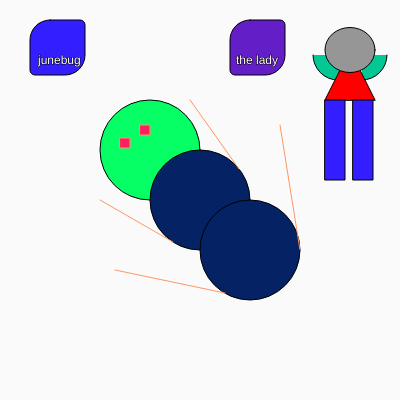
Frame 1 (no input)
Frame 60 (no input): identical to frame 1, image omitted
Frame 120 (the mouse pressed at the canvas centre since frame 60): identical to frame 1, image omitted

The p5.js sketch that drew this single still picture (run headless with seeded random() and noise() and a simulated clock; from frame 60 on, the mouse is pressed at the canvas centre):

// p5.js sketch
// ── sketch.js
function setup () {
  createCanvas(400, 400);
}

function draw () {
  background(250);
  
  // Head
  fill(5,255,100);
  ellipse(150,150,100,100);

  
  //Body
  fill(5,35,100);
  ellipse(200,200,100,100);
  ellipse(250,250,100,100);

  //Legs
  stroke(255,150,100);
  line (173,242,100,200);
  line (225,293,115,270);
  line (239,169,190,100);
  line (300,250,280,125);
  
  //Eyes
  fill(255,30,100);
  rect(120,138,10,10);
  rect(140,125,10,10);
  
  //Arms2
  stroke(0);
  fill(3, 200, 150);
  arc(362, 55, 50, 50, 0, HALF_PI);
  arc(338, 55, 50, 50, 0, PI);
  
  //Body2
  fill(255,0,0);
  triangle(325, 100, 350, 50, 375, 100);
  
  //Head2
  fill(150);
  ellipse(350,50,50,45);
  
  //Legs2
  fill(50,30,255);
  rect(325,100,20,80);
  rect(353,100,20,80);
  
  // Bonus Challenge
   
  rect(30, 20, 55, 55, 20, 5, 20, 5);
  fill(255);
  text("junebug", 38, 55, 55, 20, 5, 20, 5);
  
  //2nd label
  fill(100,30,200);
  rect(230, 20, 55, 55, 20, 5, 20, 5);
  fill(255);
  text("the lady", 236, 55, 55, 20, 5, 20, 5);
}

// ── shaps.html
<!DOCTYPE html>
<html>
  <head>
    <meta name="viewport" width=device-width, initial-scale=1.0, maximum-scale=1.0, user-scalable=0>
    
    <style> 
  body {
  padding: 0;
  margin: 40px;
}</style>

    <script src="https://cdnjs.cloudflare.com/ajax/libs/p5.js/0.6.1/p5.js"></script>
    <script src="sketch.js"></script>
  </head>
  <body>
    <h1>My Colorful Creatures</h1> <!-- Shanice's -->
  </body>
</html>
